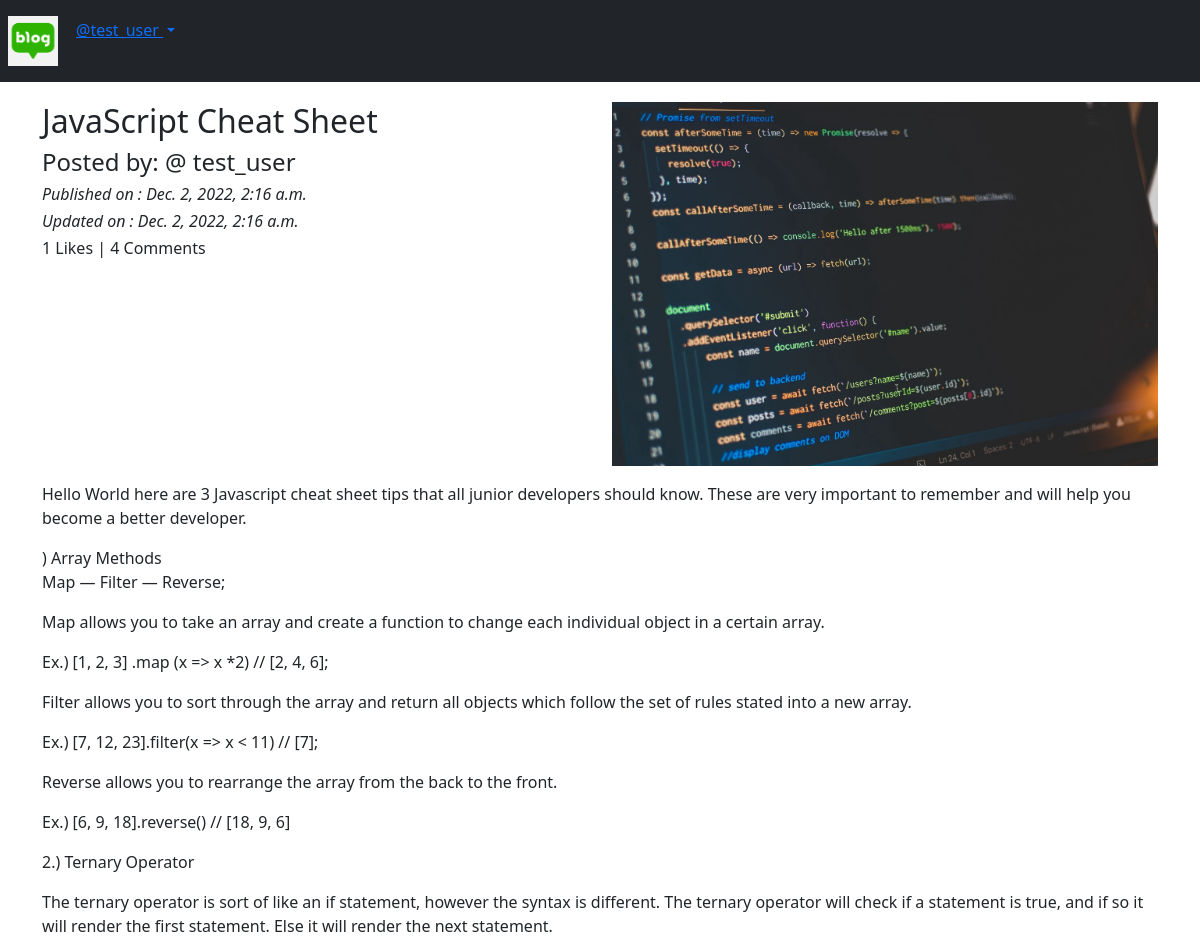
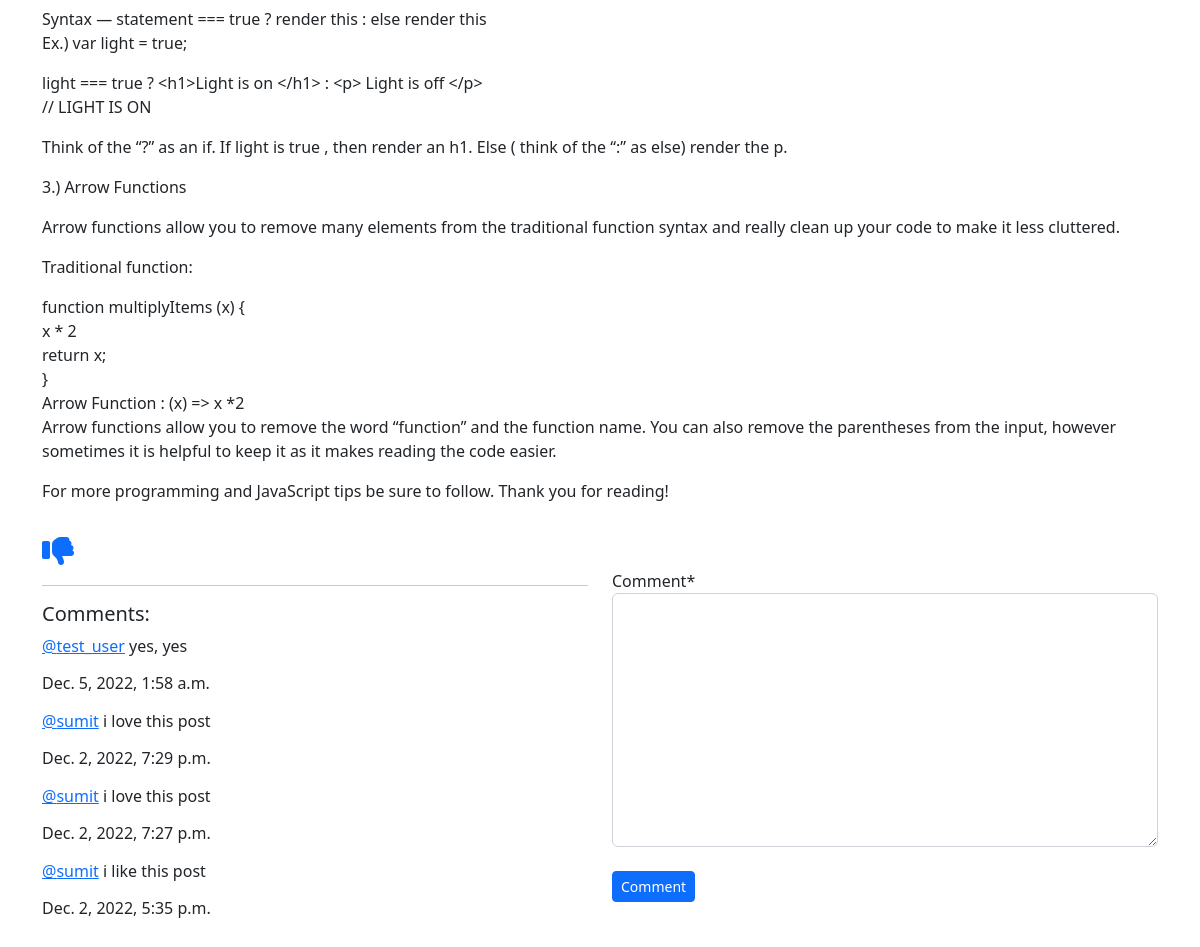
Page /blog/details/JavaScript-Cheat-Sheet-05d55c4d-97b1-4f4f-8ef2-d43dc70e53bb (signed in) on the committed database (2 pictures, top to bottom).
### App_Blog/models.py (models this page shows, shortened)
class Blog(models.Model):
    author = models.ForeignKey(User, on_delete=models.CASCADE, related_name='post_author')
    blog_title = models.CharField(max_length=264, verbose_name="Put a Title")
    slug = models.SlugField(max_length=264, unique=True)
    blog_content = models.TextField(verbose_name="what is on your mind?")
    blog_image = models.ImageField(upload_to='blog_image', verbose_name="Image")
    publish_date = models.DateTimeField(auto_now_add=True)
    update_date = models.DateTimeField(auto_now=True)
    class Meta:
        ordering = ('-publish_date',)

class Comment(models.Model):
    blog = models.ForeignKey(Blog, on_delete=models.CASCADE, related_name='blog_comment')
    user = models.ForeignKey(User, on_delete=models.CASCADE, related_name='user_comment')
    comment = models.TextField()
    comment_date = models.DateTimeField(auto_now_add=True)
    class Meta:
        ordering = ('-comment_date',)

### App_Blog/views.py (the view, shortened to what this page needs)
# urls.py: path('details/<slug:slug>', views.blog_details, name='blog_details'),
@login_required
def blog_details(request, slug):
    blog = Blog.objects.get(slug=slug)
    comment_form = CommentForm()
    already_liked = Likes.objects.filter(blog=blog, user=request.user)
    liked = True if already_liked else False
    return render(request, 'App_Blog/blog_details.html', context={'blog':blog,
    'comment_form':comment_form, 'liked': liked})

### App_Blog/forms.py
class CommentForm(forms.ModelForm):
    class Meta:
        model = Comment
        fields = ('comment',)

### templates/App_Blog/blog_details.html (shortened to what this page needs)
{% extends 'base.html' %}
{% load static %}
{% load crispy_forms_tags %}
{% block body_block %}
<div class="row">
	<div class="col-sm-6">
		<h2>{{blog.blog_title}}</h2>
		<h4>Posted by: @ {{blog.author}}</h4>
		<i><h6>Published on : {{blog.publish_date}}</h6></i>
		<i><h6>Updated on : {{blog.update_date}}</h6></i>
		<h6>{{blog.liked_blog.count}} Likes | {{blog.blog_comment.count}} Comments </h6>
	</div>
	<div class="col-sm-6">
		<img src="/media/{{blog.blog_image}}" width="100%">
	</div>
	<p>{{blog.blog_content|linebreaks}}</p>
</div>
{% if not liked %}
<a href="{% url 'App_Blog:liked_post' pk=blog.pk %}">
	<i class="fas fa-thumbs-up fa-2x"></i>
</a>
{% else %}
<a href="{% url 'App_Blog:unliked_post' pk=blog.pk %}">
	<i class="fas fa-thumbs-down fa-2x"></i>
</a>
{% endif %}
<div class="row">
	<div class="col-sm-6">
		<hr>
		<h5>Comments:</h5>
		{% for comment in blog.blog_comment.all %}
		<p><a href="#">@{{comment.user}}</a> {{comment.comment}} <br> <h6>{{comment.comment_date}}</h6></p>
		{% endfor %}
	</div>
	<div class="col-sm-6">
		<form method="POST">
			{{comment_form|crispy}}
			<br>
			<button type="submit" class="btn btn-primary btn-sm"> Comment </button>
		</form>
	</div>
</div>
<br>
<br>
{% endblock body_block %}

### templates/base.html (shortened to what this page needs)
<!doctype html>
<html lang="en">
<head>
  <link href="https://cdn.jsdelivr.net/npm/bootstrap@5.2.3/dist/css/bootstrap.min.css" rel="stylesheet"
>
</head>
<body>
  <nav class="navbar navbar-expand-sm bg-dark navbar-dark">
    <ul class="navbar-nav">
      <li class="nav-item-active">
        <a class="nav-link" href="{% url 'index' %}"><img src="/media/logo.png" alt="" width="50px"></a>
      </li>
      {% if user.is_authenticated %}
      <div class="dropdown" style="padding:10px">
        <a class="dropdown-toggle" href="#" id="navbardrop" data-bs-toggle="dropdown">
          @{{user.username}}
        </a>
      </div>
      {% endif %}
    </ul>
  </nav>
  <div class="container" style="padding-top:20px">
    {% block body_block %}
    {% endblock %}
  </div>
</body>
</html>

### rows in the picture
Blog: blog_title "JavaScript Cheat Sheet", author "test_user", publish_date "Dec. 2, 2022, 2:16 a.m.", update_date "Dec. 2, 2022, 2:16 a.m.", liked_blog.count "1", blog_comment.count "4", blog_image (picture), blog_content "Hello World here are 3 Javascript cheat sheet tips that all junior developers should know. These are very important to remember and will help you become a better developer. ) Array Methods Map — Filter — Reverse; Map allows you to take an array and create a function to change each individual object in a certain array. Ex.) [1, 2, 3] .map (x => x *2) // [2, 4, 6]; Filter allows you to sort through the array and return all objects which follow the set of rules stated into a new array. Ex.) [7, 12, 23].filter(x => x < 11) // [7]; Reverse allows you to rearrange the array from the back to the front. Ex.) [6, 9, 18].reverse() // [18, 9, 6] 2.) Ternary Operator The ternary operator is sort of…"
Comment: user "test_user", comment "yes, yes", comment_date "Dec. 5, 2022, 1:58 a.m."
Comment: user "sumit", comment "i love this post", comment_date "Dec. 2, 2022, 7:29 p.m."
Comment: user "sumit", comment "i love this post", comment_date "Dec. 2, 2022, 7:27 p.m."
Comment: user "sumit", comment "i like this post", comment_date "Dec. 2, 2022, 5:35 p.m."

### other values in the picture
{{ user.username }} "test_user"
